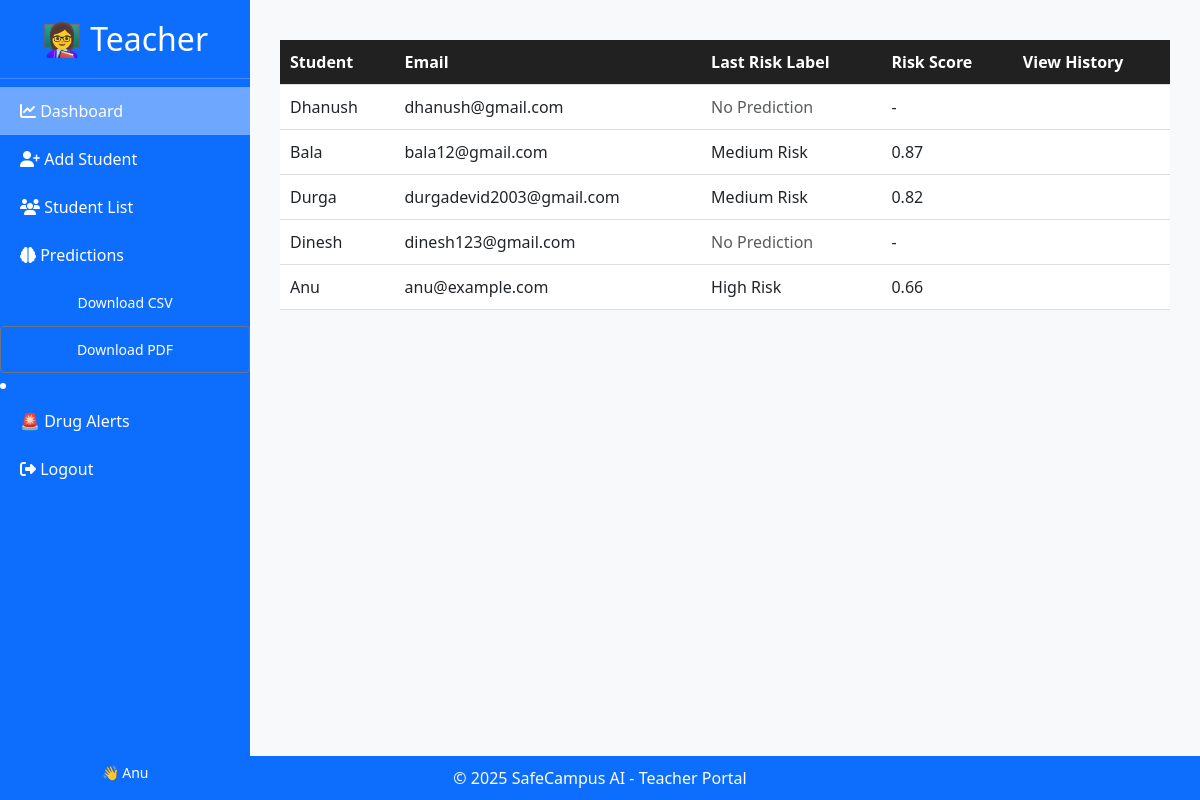
Page /teachers/dashboard/ (signed in) on the committed database.
### students/models.py (models this page shows, shortened)
class Student(models.Model):
    user = models.OneToOneField(User, on_delete=models.CASCADE, null=True, blank=True,related_name="student")
    student_id = models.CharField(max_length=64, unique=True)
    name = models.CharField(max_length=200, blank=True, null=True)
    email = models.EmailField(blank=True, null=True)

class RiskPrediction(models.Model):
    student = models.ForeignKey(Student, on_delete=models.CASCADE, related_name="predictions")
    timestamp = models.DateTimeField(auto_now_add=True)
    risk_label = models.CharField(max_length=50)
    risk_score = models.FloatField()
    metadata = models.JSONField(null=True, blank=True)

### teachers/views.py (the view)
# urls.py: path('dashboard/', views.teacher_dashboard, name='teacher_dashboard'),
@login_required
def teacher_dashboard(request):
    students_data = []
    for student in Student.objects.all():
        latest_pred = RiskPrediction.objects.filter(student=student).order_by('-timestamp').first()
        students_data.append({
            "student": student,
            "latest_pred": latest_pred,
        })
    return render(request, "teachers/dashboard.html", {"students_data": students_data})

### students/context_processors.py (called while the page is built)
def unread_notifications(request):
    if request.user.is_authenticated and hasattr(request.user, 'student'):
        return {
            'unread_count': request.user.student.notifications.filter(read=False).count()
        }
    return {'unread_count': 0}

### teachers/templates/teachers/dashboard.html (shortened to what this page needs)
{% extends 'teachers/base.html' %}
{% block content %}
<html>
<head>
</head>
<body>
<div class="table-responsive">
  <table class="dashboard-table">
    <thead>
      <tr>
        <th>Student</th>
        <th>Email</th>
        <th>Last Risk Label</th>
        <th>Risk Score</th>
        <th>View History</th>
      </tr>
    </thead>
    <tbody>
      {% for s in students_data %}
      <tr>
        <td>{{ s.student.name }}</td>
        <td>{{ s.student.email }}</td>
        <td>
          {% if s.latest_pred %}
            {{ s.latest_pred.risk_label }}
          {% else %}
            <span class="text-muted">No Prediction</span>
          {% endif %}
        </td>
        <td>
          {% if s.latest_pred %}
            {{ s.latest_pred.risk_score|floatformat:2 }}
          {% else %}
            -
          {% endif %}
        </td>
        <td>
        </td>
      </tr>
      {% empty %}
      <tr><td colspan="5" class="text-muted text-center">No students available.</td></tr>
      {% endfor %}
    </tbody>
  </table>
</div>
</body>
</html>
{% endblock %}

### teachers/templates/teachers/base.html (shortened to what this page needs)
{% load static %}
<!DOCTYPE html>
<html lang="en">
<head>
  <link href="https://cdn.jsdelivr.net/npm/bootstrap@5.3.3/dist/css/bootstrap.min.css" rel="stylesheet">
  <link href="https://cdnjs.cloudflare.com/ajax/libs/font-awesome/6.5.0/css/all.min.css" rel="stylesheet">
</head>
<body>
<div class="sidebar" id="sidebar">
  <h2>👩‍🏫 Teacher</h2>
  <a href="{% url 'teacher_dashboard' %}" class="{% if request.resolver_match.url_name == 'teacher_dashboard' %}active{% endif %}">
    <i class="fa-solid fa-chart-line"></i> Dashboard
  </a>
  <a href="{% url 'add_student' %}" class="{% if request.resolver_match.url_name == 'add_student' %}active{% endif %}">
    <i class="fa-solid fa-user-plus"></i> Add Student
  </a>
  <a href="{% url 'student_list' %}" class="{% if request.resolver_match.url_name == 'student_list' %}active{% endif %}">
    <i class="fa-solid fa-users"></i> Student List
  </a>
  <a href="{% url 'prediction_overview' %}" class="{% if request.resolver_match.url_name == 'prediction_overview' %}active{% endif %}">
    <i class="fa-solid fa-brain"></i> Predictions
</a>
<a href="{% url 'export_students_csv' %}" class="btn btn-outline-primary btn-sm">Download CSV</a>
<a href="{% url 'export_students_pdf' %}" class="btn btn-outline-secondary btn-sm">Download PDF</a>
<li class="nav-item">
  <a class="nav-link" href="{% url 'drug_alerts' %}">🚨 Drug Alerts</a>
</li>
  <a href="{% url 'logout' %}">
    <i class="fa-solid fa-right-from-bracket"></i> Logout
  </a>
  <div class="mt-auto text-center mb-3">
    <small>👋 {{ request.user.username }}</small>
  </div>
</div>
<div class="main-content" id="main-content">
  {% block content %}
  {% endblock %}
</div>
<footer>
  &copy; {{ year|default:2025 }} SafeCampus AI - Teacher Portal
</footer>
</body>
</html>

### teachers/templates/teachers/base.html (style rules this page uses)
body { margin: 0; background-color: #f8f9fa; min-height: 100vh; display: flex; flex-direction: column; }
.sidebar { width: 250px; background-color: #0d6efd; color: white; flex-shrink: 0; display: flex; flex-direction: column; position: fixed; top: 0; bottom: 0; transition: all 0.3s ease; z-index: 1000; }
.sidebar h2 { text-align: center; padding: 20px; border-bottom: 1px solid rgba(255, 255, 255, 0.2); }
.sidebar a { color: white; padding: 12px 20px; text-decoration: none; display: block; transition: background 0.2s; }
.sidebar a.active { background-color: rgba(255, 255, 255, 0.4); }
.main-content { margin-left: 250px; padding: 30px; flex: 1; transition: margin-left 0.3s ease; }
footer { background-color: #0d6efd; color: white; text-align: center; padding: 10px 0; width: 100%; position: relative; }

### teachers/templates/teachers/dashboard.html (style rules this page uses)
.table-responsive { width: 100%; overflow-x: auto; -webkit-overflow-scrolling: touch; margin-top: 10px; }
.dashboard-table { width: 100%; border-collapse: collapse; background-color: white; }
.dashboard-table th, .dashboard-table td { text-align: left; padding: 10px; border-bottom: 1px solid #ddd; }
.dashboard-table th { background-color: #212121; color: white; }

### rows in the picture
Student: student.name "Dhanush", student.email "dhanush@gmail.com", shows "No Prediction"
Student: student.name "Bala", student.email "bala12@gmail.com", latest_pred.risk_label "Medium Risk", latest_pred.risk_score "0.87"
Student: student.name "Durga", student.email "durgadevid2003@gmail.com", latest_pred.risk_label "Medium Risk", latest_pred.risk_score "0.82"
Student: student.name "Dinesh", student.email "dinesh123@gmail.com", shows "No Prediction"
Student: student.name "Anu", student.email "anu@example.com", latest_pred.risk_label "High Risk", latest_pred.risk_score "0.66"

### other values in the picture
{{ request.user.username }} "Anu"
{{ year|default:2025 }} "2025"
